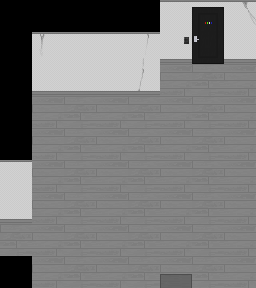

A level layout from a 2D game, rendered from its tile map. Below: a short description, then the map file with its tile-grid data intact:
An orthogonal 8x9 tile map with 32x32 px tiles, 4 tile layers (layer0, layer1, layer2, layer3), 2 tilesets.

<map version="1.9" tiledversion="1.9.2" orientation="orthogonal" renderorder="right-down" width="8" height="9" tilewidth="32" tileheight="32" infinite="0" nextlayerid="6" nextobjectid="1">
 <tileset firstgid="1" source="res/add_more.tsx" />
 <tileset firstgid="513" source="res/room-01-udz.tsx" />
 <layer id="4" name="layer0" width="8" height="9" locked="1">
  <data encoding="csv">
0,0,0,0,0,0,0,0,
0,0,0,0,0,0,0,0,
0,0,0,0,0,312,312,312,
0,312,312,312,312,312,312,312,
0,312,312,312,312,312,312,312,
0,312,312,312,312,312,312,312,
0,312,312,312,312,312,312,312,
312,312,312,312,312,312,312,312,
0,312,312,312,312,312,312,312
</data>
 </layer>
 <layer id="1" name="layer1" width="8" height="9" locked="1">
  <data encoding="csv">
28,28,28,28,28,519,519,524,
28,522,519,519,523,519,519,519,
28,519,519,519,531,515,514,515,
28,515,514,515,514,515,514,515,
28,515,514,515,514,515,514,515,
519,515,514,515,514,515,514,515,
519,515,514,515,514,515,514,515,
514,515,514,515,514,515,514,515,
28,515,514,515,514,515,514,515
</data>
 </layer>
 <layer id="2" name="layer2" width="8" height="9" locked="1">
  <data encoding="csv">
0,0,0,0,0,521,521,521,
0,521,521,521,521,529,529,529,
0,529,529,529,529,0,0,0,
0,0,0,0,0,0,0,0,
0,0,0,0,0,0,0,0,
521,0,0,0,0,0,0,0,
529,0,0,0,0,0,0,0,
0,0,0,0,0,0,0,0,
0,0,0,0,0,0,0,0
</data>
 </layer>
 <layer id="3" name="layer3" width="8" height="9" locked="1">
  <data encoding="csv">
0,0,0,0,0,0,263,0,
0,0,0,0,0,264,279,0,
0,0,0,0,0,0,0,0,
0,0,0,0,0,0,0,0,
0,0,0,0,0,0,0,0,
0,0,0,0,0,0,0,0,
0,0,0,0,0,0,0,0,
0,0,0,0,0,0,0,0,
0,0,0,0,0,253,0,0
</data>
 </layer>
</map>
